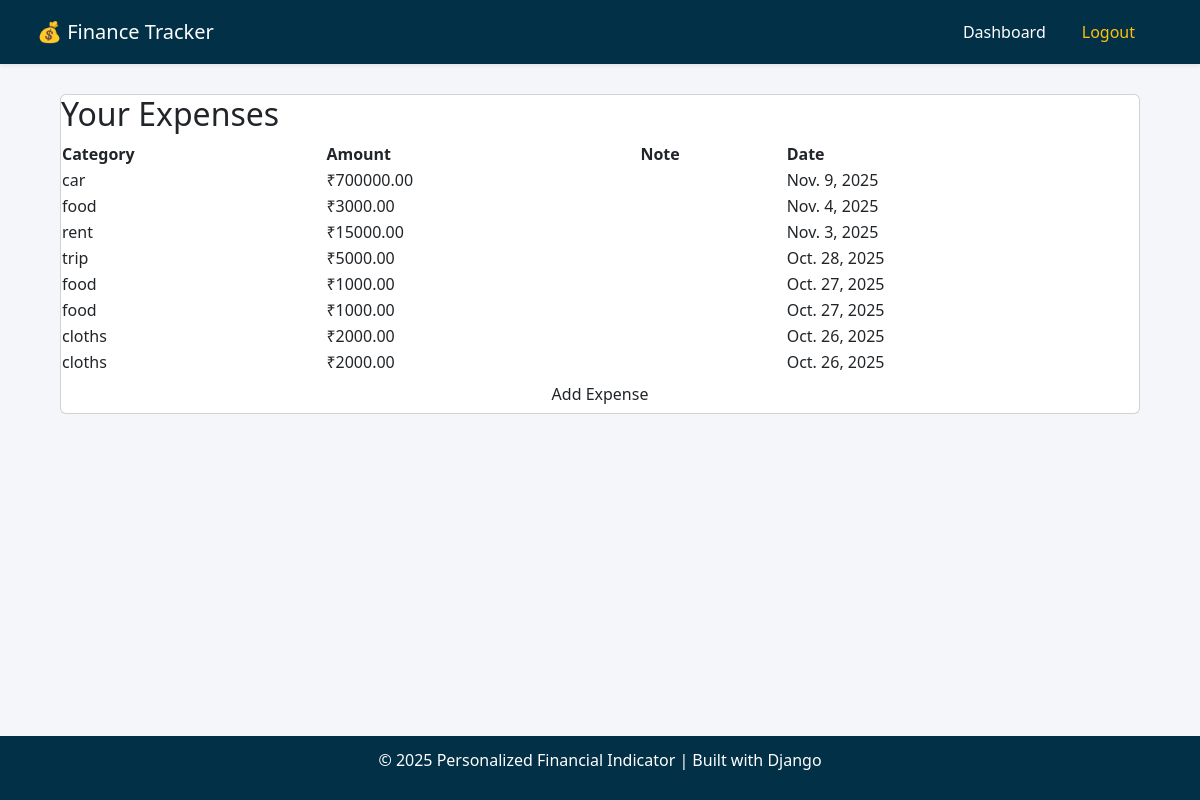
Page /expense/ (signed in) on the committed database.
### authentication/models.py (models this page shows, shortened)
class Expense(models.Model):
    user = models.ForeignKey(User, on_delete=models.CASCADE)
    category = models.CharField(max_length=100)
    amount = models.DecimalField(max_digits=10, decimal_places=2)
    date = models.DateField(auto_now_add=True)
    note = models.TextField(blank=True, null=True)

### authentication/views.py (the view)
# urls.py: path('expense/', views.expense_list, name='expense_list'),
@login_required(login_url='login')
def expense_list(request):
    expenses = Expense.objects.filter(user=request.user).order_by('-date')
    total_expense = sum(e.amount for e in expenses)
    return render(request, 'authentication/expense_list.html', {'expenses': expenses, 'total_expense': total_expense})

### authentication/templates/authentication/expense_list.html
{% extends 'base.html' %}
{% block content %}
<div class="card">
    <h2>Your Expenses</h2>
    <table>
        <tr><th>Category</th><th>Amount</th><th>Note</th><th>Date</th></tr>
        {% for expense in expenses %}
            <tr>
                <td>{{ expense.category }}</td>
                <td>₹{{ expense.amount }}</td>
                <td>{{ expense.note }}</td>
                <td>{{ expense.date }}</td>
            </tr>
        {% empty %}
            <tr><td colspan="4">No expenses recorded.</td></tr>
        {% endfor %}
    </table>
    <a class="btn" href="{% url 'expense_add' %}">Add Expense</a>
</div>
{% endblock %}

### authentication/templates/base.html (shortened to what this page needs)
<!DOCTYPE html>
<html lang="en">
<head>
    <link
        href="https://cdn.jsdelivr.net/npm/bootstrap@5.3.2/dist/css/bootstrap.min.css"
        rel="stylesheet"
    >
</head>
<body>
    <nav class="navbar navbar-expand-lg navbar-dark shadow-sm">
        <div class="container-fluid">
            <a class="navbar-brand" href="{% url 'dashboard' %}">💰 Finance Tracker</a>
            <div class="navbar-nav">
                <a class="nav-link" href="{% url 'dashboard' %}">Dashboard</a>
                <a class="nav-link text-warning" href="{% url 'logout' %}">Logout</a>
            </div>
        </div>
    </nav>
    <div class="content container">
        {% block content %}
        {% endblock %}
    </div>
    <footer>
        <p>© 2025 Personalized Financial Indicator | Built with Django</p>
    </footer>
</body>
</html>

### authentication/templates/base.html (style rules this page uses)
body { background-color: #f5f6fa; }
.navbar { background-color: #023047; padding: 12px 25px; }
.navbar a { color: #ffffff; font-weight: 500; text-decoration: none; margin-right: 20px; }
.content { padding: 30px; }
footer { background-color: #023047; color: #ffffff; text-align: center; padding: 12px; position: fixed; bottom: 0; width: 100%; }

### rows in the picture
Expense: category "car", amount "700000.00", date "Nov. 9, 2025"
Expense: category "food", amount "3000.00", date "Nov. 4, 2025"
Expense: category "rent", amount "15000.00", date "Nov. 3, 2025"
Expense: category "trip", amount "5000.00", date "Oct. 28, 2025"
Expense: category "food", amount "1000.00", date "Oct. 27, 2025"
Expense: category "food", amount "1000.00", date "Oct. 27, 2025"
Expense: category "cloths", amount "2000.00", date "Oct. 26, 2025"
Expense: category "cloths", amount "2000.00", date "Oct. 26, 2025"
